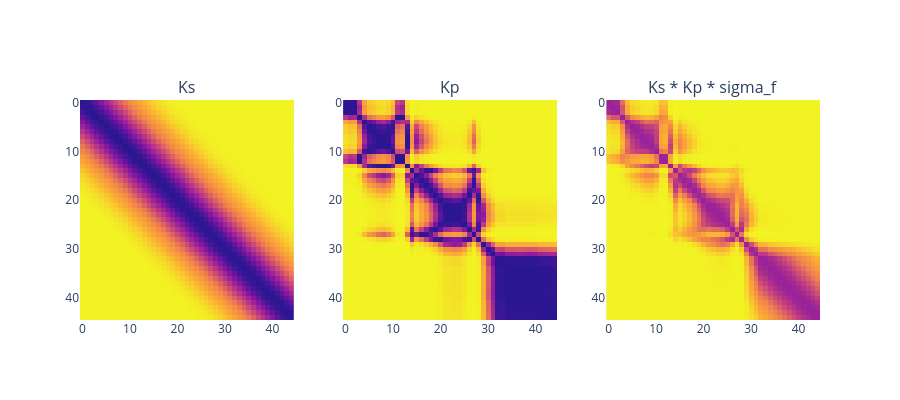

The cell this chart's notebook holds for it:
### Code cell
ks_kp_covar(lambda_s = 0.5, lambda_p = 0.1, sigma_f = 0.8, rowcol_index_tuple = (1, None), ks_ds = mid_points, kp_ds = scaled_hr_scene_bed_tensor)
### EXAMPLE ###
# ks_kp_covar(lambda_s = 0.6, lambda_p = 0.08, sigma_f = 0.8, rowcol_index_tuple = (None, 44), ks_ds = mid_points, kp_ds = scaled_hr_scene_bed_tensor)
# ks_kp_covar(lambda_s = 0.99, lambda_p = 0.8, sigma_f = 0.5, rowcol_index_tuple = (1, None), ks_ds = mid_points, kp_ds = scaled_hr_scene_bed_tensor)
# ks_kp_covar(lambda_s = 0.5, lambda_p = 0.1, sigma_f = 0.8, rowcol_index_tuple = (1, None), ks_ds = mid_points, kp_ds = scaled_hr_scene_bed_tensor)

### PARAMETERS ###
#   higher lambda_s: increases receptive spatial region. Cut-off point for zero covariance.
#   lower lambda_p: makes it more sensitive to filter out high pixel correlation values
#   output scaling: Rescaling of output values: 1 will map to [0, 1]

### Figure 1 — Plotly figure (JSON) as saved in the notebook; plotly's stock layout.template omitted (floating-point values rounded to 4 significant figures; data arrays with more than 128 entries replaced by an {"elided": "..."} marker saying what was removed)
{"data": [{"colorscale": [[0, "rgb(242, 243, 34)"], [0.25, "rgb(251, 168, 54)"], [0.45, "rgb(240, 130, 77)"], [0.65, "rgb(202, 69, 122)"], [0.85, "rgb(136, 22, 163)"], [1, "rgb(43, 22, 146)"]], "showscale": false, "type": "heatmap", "xaxis": "x", "yaxis": "y", "z": {"elided": "45x45 float values"}, "zmax": 1, "zmin": 0}, {"colorscale": [[0, "rgb(242, 243, 34)"], [0.25, "rgb(251, 168, 54)"], [0.45, "rgb(240, 130, 77)"], [0.65, "rgb(202, 69, 122)"], [0.85, "rgb(136, 22, 163)"], [1, "rgb(43, 22, 146)"]], "showscale": false, "type": "heatmap", "xaxis": "x2", "yaxis": "y2", "z": {"elided": "45x45 float values"}, "zmax": 1, "zmin": 0}, {"colorscale": [[0, "rgb(242, 243, 34)"], [0.25, "rgb(251, 168, 54)"], [0.45, "rgb(240, 130, 77)"], [0.65, "rgb(202, 69, 122)"], [0.85, "rgb(136, 22, 163)"], [1, "rgb(43, 22, 146)"]], "showscale": false, "type": "heatmap", "xaxis": "x3", "yaxis": "y3", "z": {"elided": "45x45 float values"}, "zmax": 1, "zmin": 0}], "layout": {"annotations": [{"font": {"size": 16}, "showarrow": false, "text": "Ks", "x": 0.1444, "xanchor": "center", "xref": "paper", "y": 1, "yanchor": "bottom", "yref": "paper"}, {"font": {"size": 16}, "showarrow": false, "text": "Kp", "x": 0.5, "xanchor": "center", "xref": "paper", "y": 1, "yanchor": "bottom", "yref": "paper"}, {"font": {"size": 16}, "showarrow": false, "text": "Ks * Kp * sigma_f", "x": 0.8556, "xanchor": "center", "xref": "paper", "y": 1, "yanchor": "bottom", "yref": "paper"}], "autosize": false, "height": 400, "width": 900, "xaxis": {"anchor": "y", "domain": [0, 0.2889]}, "xaxis2": {"anchor": "y2", "domain": [0.3556, 0.6444]}, "xaxis3": {"anchor": "y3", "domain": [0.7111, 1]}, "yaxis": {"anchor": "x", "autorange": "reversed", "domain": [0, 1]}, "yaxis2": {"anchor": "x2", "autorange": "reversed", "domain": [0, 1]}, "yaxis3": {"anchor": "x3", "autorange": "reversed", "domain": [0, 1]}}}
